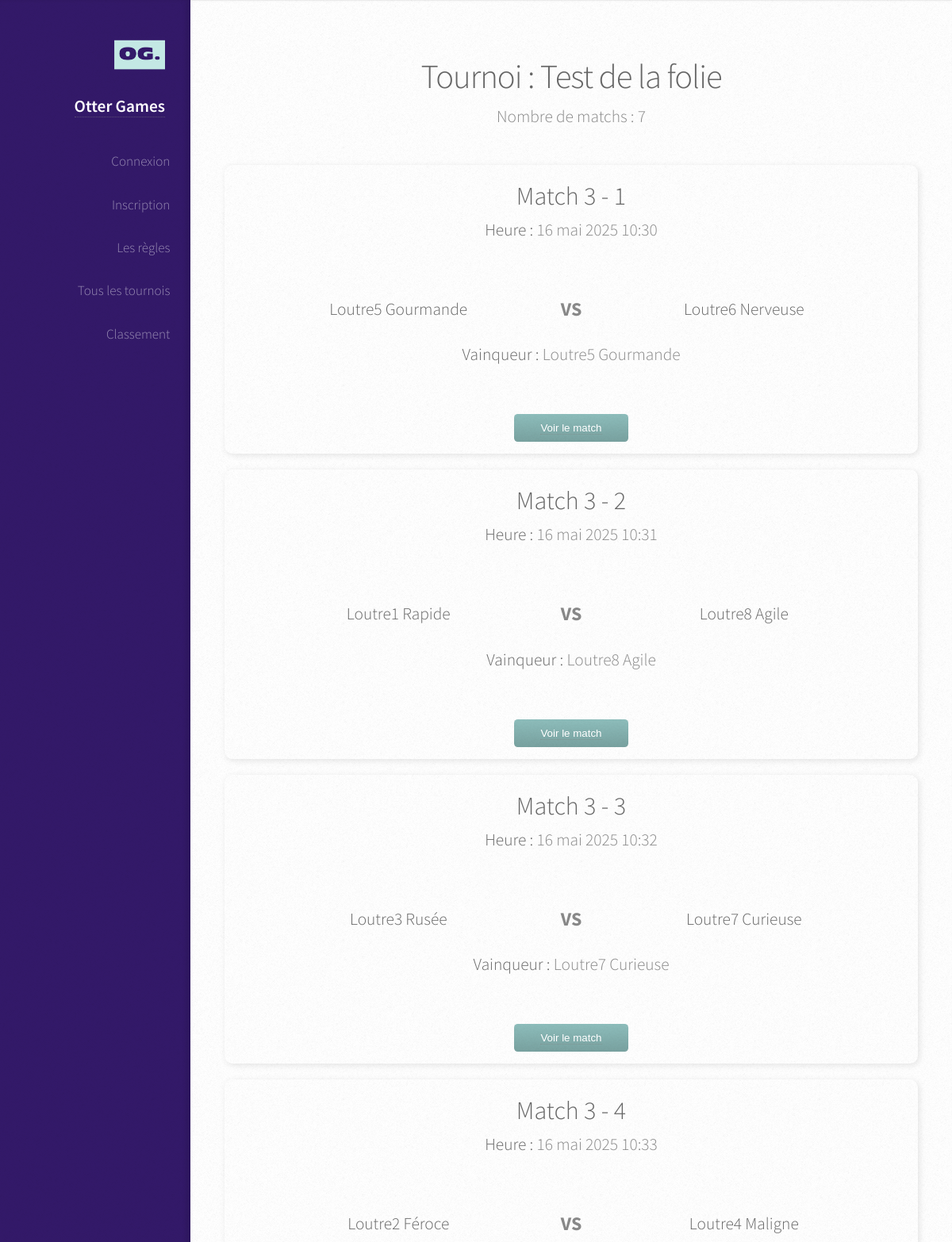
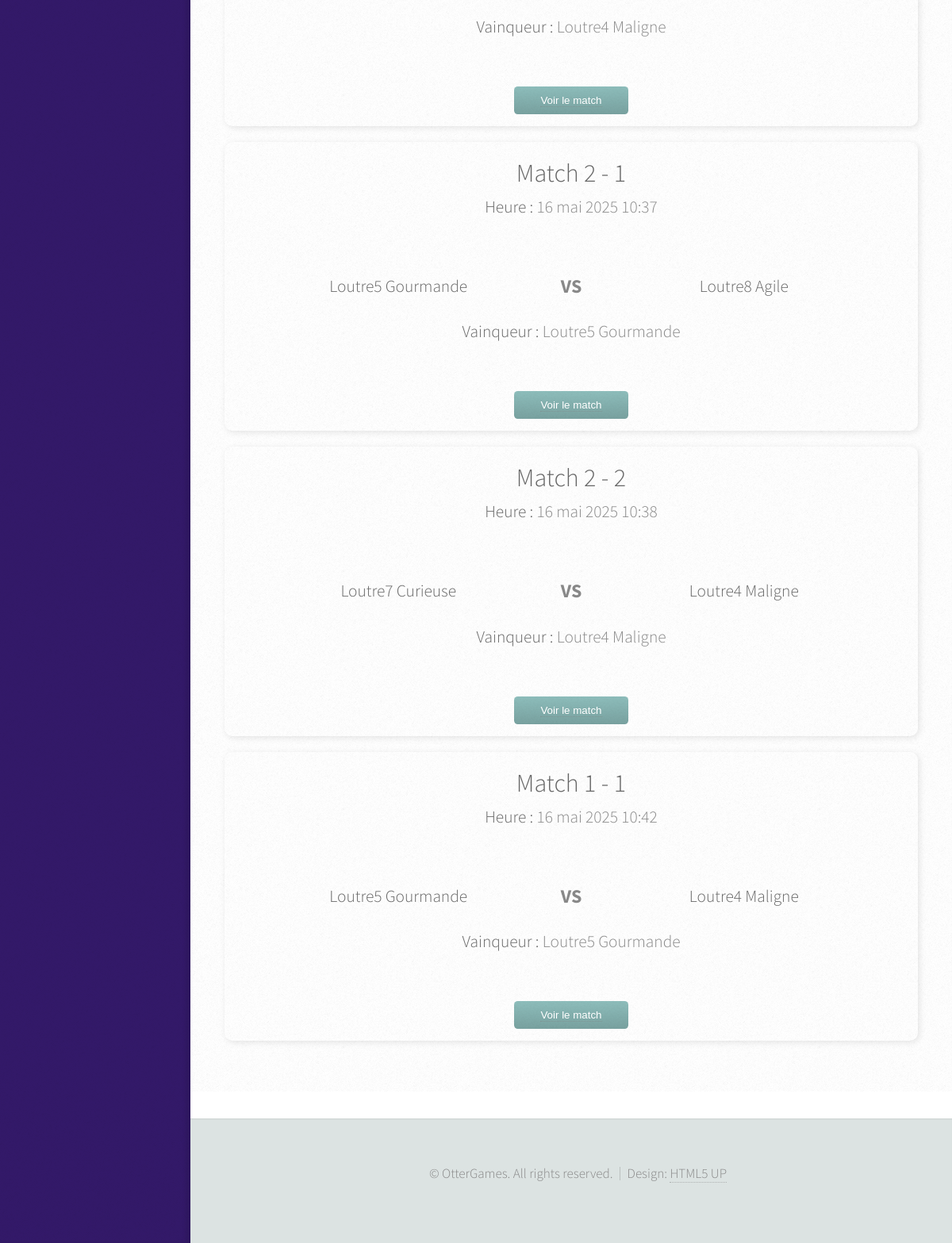
Page /tournoi/2 on the committed database (2 pictures, top to bottom).
### tournois/models.py (models this page shows, shortened)
class Tournoi(models.Model):
    nom = models.CharField(max_length=100)
    categorie = models.CharField(max_length=100)
    description = models.TextField(blank=True, null=True)
    heure_lancement = models.DateTimeField()

class Match(models.Model):
    tournoi = models.ForeignKey(Tournoi, related_name='matchs', on_delete=models.CASCADE)
    niveau = models.IntegerField(help_text="Niveau dans l'arbre, ex : 3 pour quarts, 2 demi, 1 finale")
    numero_match = models.IntegerField(help_text="Numéro du match dans le niveau")
    loutre1 = models.ForeignKey(Loutre, related_name='matchs_loutre1', on_delete=models.SET_NULL, null=True)
    loutre2 = models.ForeignKey(Loutre, related_name='matchs_loutre2', on_delete=models.SET_NULL, null=True)
    vainqueur = models.ForeignKey(Loutre, related_name='matchs_gagnes', on_delete=models.SET_NULL, null=True, blank=True)
    heure_lancement = models.DateTimeField(null=True, blank=True)

class Loutre(models.Model):
    nom = models.CharField(max_length=100)
    prenom = models.CharField(max_length=100)
    age = models.IntegerField()
    village = models.CharField(max_length=100)
    poids = models.FloatField(help_text="Poids en kg")
    taille = models.FloatField(help_text="Taille en cm")
    description = models.TextField()
    def __str__(self):
        return f"{self.prenom} {self.nom}"

### tournois/views.py (the view)
# urls.py: path('tournoi/<tournoi_id>',views.tournoi_page,name='tournoi'),
def tournoi_page(request, tournoi_id):
    tournoi = Tournoi.objects.get(pk = tournoi_id)
    matchs = Match.objects.all().filter(tournoi_id = tournoi.pk)
    nbr_matchs = len(matchs)
    return render(request, 'tournoi.html', {'tournoi': tournoi,'matchs': matchs, 'nbr_matchs': nbr_matchs})

### tournois/templates/tournoi.html
{% extends "base.html" %}
{% block content %}
    <h2>Tournoi : {{ tournoi.nom }}</h2>
    <p>Nombre de matchs : {{ nbr_matchs }}</p>
    <div style="display: flex; flex-direction: column; gap: 20px;">
        {% for match in matchs %}
            <div style="display: flex; flex-direction: column; border-radius: 10px; padding: 15px; box-shadow: 2px 2px 8px rgba(0,0,0,0.1); transition: transform 0.2s;">
                <h3 style="text-align: center;">Match {{ match.niveau }} - {{ match.numero_match }}</h3>
                <p style="text-align: center;"><strong>Heure :</strong> {{ match.heure_lancement }}</p>
                <div style="display: flex; justify-content: space-between; align-items: center; margin: 20px 0;">
                    <div style="flex: 1; text-align: center;">
                        <strong>{{ match.loutre1 }}</strong>
                    </div>
                    <div style="flex: 0; font-size: 24px; font-weight: bold;">VS</div>
                    <div style="flex: 1; text-align: center;">
                        <strong>{{ match.loutre2 }}</strong>
                    </div>
                </div>
                <p style="text-align: center;"><strong>Vainqueur :</strong>
                    {% if match.vainqueur %}
                        {{ match.vainqueur }}
                    {% else %}
                        <em>À venir</em>
                    {% endif %}
                </p>
                <div style="text-align: center; margin-top: 10px;">
                    <button><a href="{% url 'match' match.pk %}">Voir le match</a></button>
                </div>
            </div>
        {% endfor %}
    </div>
{% endblock content %}

### loginUser/static/css/main.css (style rules this page uses)
html, body, div, span, applet, object, iframe, h1, h2, h3, h4, h5, h6, p, blockquote, pre, a, abbr, acronym, address, big, cite, code, del, dfn, em, img, ins, kbd, q, s, samp, small, strike, strong, sub, sup, tt, var, b, u, i, center, dl, dt, dd, ol, ul, li, fieldset, form, label, legend, table, caption, tbody, tfoot, thead, tr, th, td, article, aside, canvas, details, embed, figure, figcaption, footer, header, hgroup, menu, nav, output, ruby, section, summary, time, mark, audio, video { margin: 0; padding: 0; border: 0; font-size: 100%; font: inherit; vertical-align: baseline; }
body { line-height: 1; }
body { -webkit-text-size-adjust: none; }
html { box-sizing: border-box; }
*, *:before, *:after { box-sizing: inherit; }
body { background: #fff; font-family: 'Source Sans Pro', sans-serif; font-size: 19pt; font-weight: 300; line-height: 1.75em; color: #888; }
h1, h2, h3, h4, h5, h6 { font-weight: 300; color: #666; line-height: 1.5em; }
h2 { font-size: 2em; letter-spacing: -1px; }
h3 { font-size: 1.5em; }
strong, b { font-weight: 300; color: #666; }
a { text-decoration: none; color: inherit; border-bottom: dotted 1px rgba(128, 128, 128, 0.5); -moz-transition: color 0.35s ease-in-out, border-bottom-color 0.35s ease-in-out; -webkit-transition: color 0.35s ease-in-out, border-bottom-color 0.35s ease-in-out; -ms-transition: color 0.35s ease-in-out, border-bottom-color 0.35s ease-in-out; transition: color 0.35s ease-in-out, border-bottom-color 0.35s ease-in-out; outline: 0; }
p, ul, ol, dl, table { margin-bottom: 2em; }
input[type="button"], input[type="submit"], input[type="reset"], .bouton-a, button, .button { position: relative; display: inline-block; border-radius: 0.35em; color: #fff !important; text-decoration: none; padding: 0.75em 2.5em 0.75em 2.5em; background-color: #8ebebc; border: 0; cursor: pointer; background-image: -moz-linear-gradient(top, rgba(0, 0, 0, 0), rgba(0, 0, 0, 0.15)), url("images/overlay.png"); background-image: -webkit-linear-gradient(top, rgba(0, 0, 0, 0), rgba(0, 0, 0, 0.15)), url("images/overlay.png"); background-image: -ms-linear-gradient(top, rgba(0, 0, 0, 0), rgba(0, 0, 0, 0.15)), url("images/overlay.png"); background-image: linear-gradient(top, rgba(0, 0, 0, 0), rgba(0, 0, 0, 0.15)), url("images/overlay.png"); -moz-transition: background-color 0.35s ease-in-out; -webkit-transition: background-color 0.35s ease-in-out; -ms-transition: background-color 0.35s ease-in-out; transition: background-color 0.35s ease-in-out; }
@media screen and (min-width: 961px) and (max-width: 1880px) { body, input, textarea, select { font-size: 17pt; } }
@media screen and (min-width: 961px) and (max-width: 1320px) { body, input, textarea, select { font-size: 16pt; } }

### rows in the picture
Tournoi: nom "Test de la folie"
Match: niveau "3", numero_match "1", heure_lancement "16 mai 2025 10:30", loutre1 "Loutre5 Gourmande", loutre2 "Loutre6 Nerveuse", vainqueur "Loutre5 Gourmande"
Match: niveau "3", numero_match "2", heure_lancement "16 mai 2025 10:31", loutre1 "Loutre1 Rapide", loutre2 "Loutre8 Agile", vainqueur "Loutre8 Agile"
Match: niveau "3", numero_match "3", heure_lancement "16 mai 2025 10:32", loutre1 "Loutre3 Rusée", loutre2 "Loutre7 Curieuse", vainqueur "Loutre7 Curieuse"
Match: niveau "3", numero_match "4", heure_lancement "16 mai 2025 10:33", loutre1 "Loutre2 Féroce", loutre2 "Loutre4 Maligne", vainqueur "Loutre4 Maligne"
Match: niveau "2", numero_match "1", heure_lancement "16 mai 2025 10:37", loutre1 "Loutre5 Gourmande", loutre2 "Loutre8 Agile", vainqueur "Loutre5 Gourmande"
Match: niveau "2", numero_match "2", heure_lancement "16 mai 2025 10:38", loutre1 "Loutre7 Curieuse", loutre2 "Loutre4 Maligne", vainqueur "Loutre4 Maligne"
Match: niveau "1", numero_match "1", heure_lancement "16 mai 2025 10:42", loutre1 "Loutre5 Gourmande", loutre2 "Loutre4 Maligne", vainqueur "Loutre5 Gourmande"

### other values in the picture
{{ nbr_matchs }} "7"
